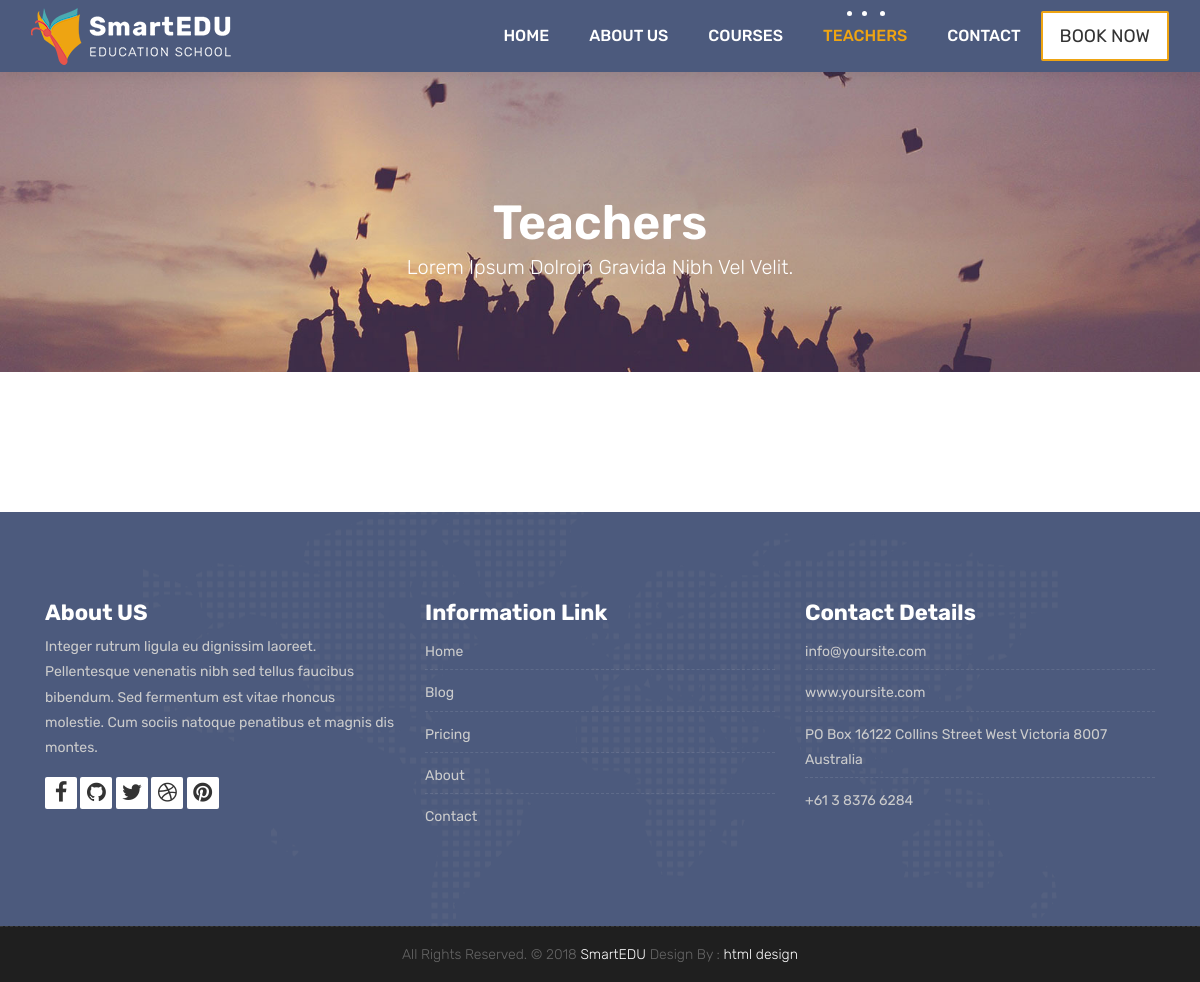
The app's page /teachers/, older data.
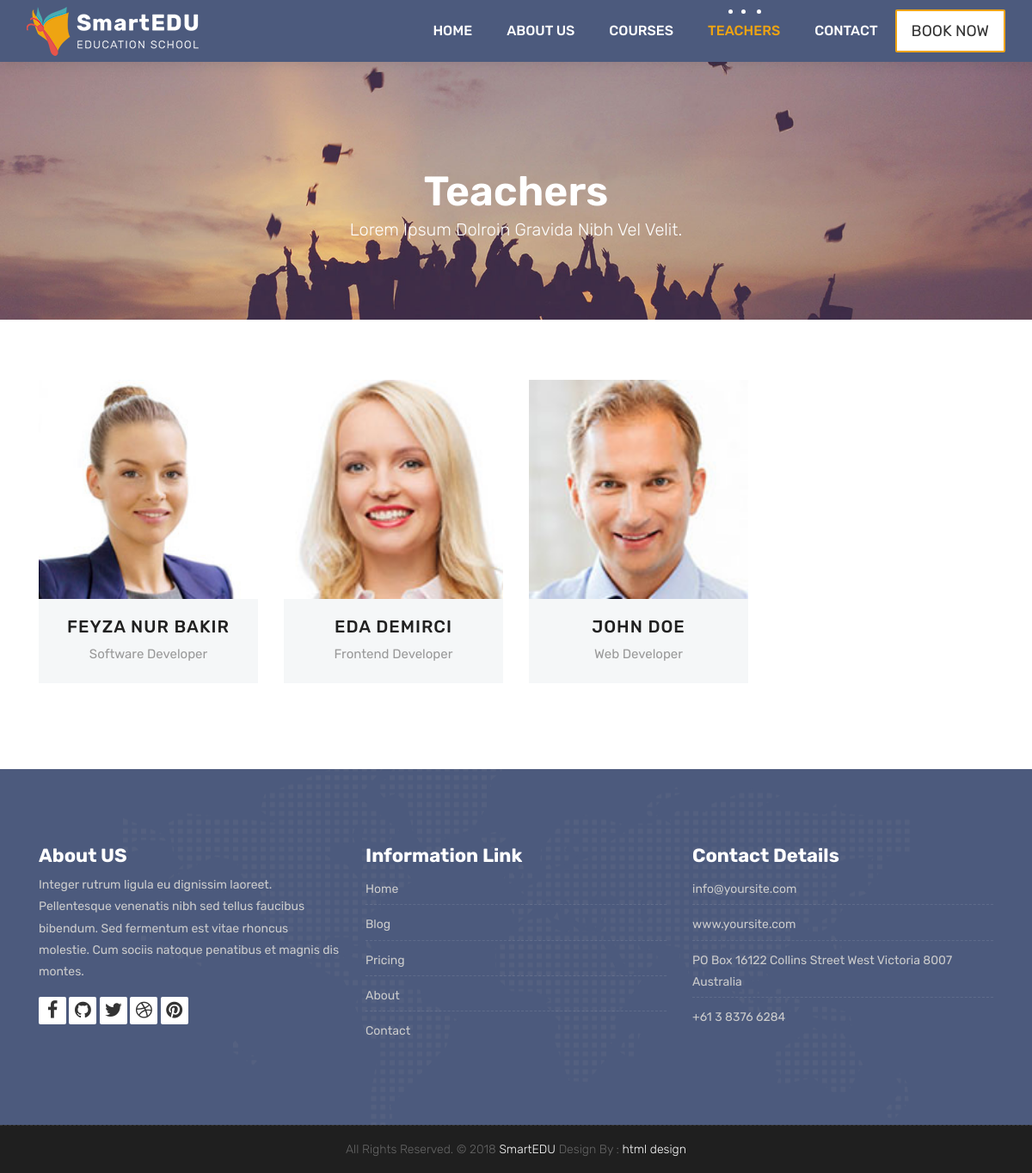
The same page, newer data.
### teachers/models.py (models this page shows, shortened)
class Teacher(models.Model):
    name = models.CharField(max_length=50)
    title = models.CharField(max_length=50)
    description = models.TextField(blank=True)
    image = models.ImageField(upload_to="courses/%Y/%m/%d/")
    facebook = models.URLField(max_length=100, blank=True)
    twitter = models.URLField(max_length=100, blank=True)
    linkedin = models.URLField(max_length=100, blank=True)
    youtube = models.URLField(max_length=100, blank=True)

### teachers/views.py (the view)
# urls.py: path('', TeacherListView.as_view(), name="teachers"),
class TeacherListView(ListView):
    model = Teacher
    template_name = 'teachers.html'
    context_object_name = 'teachers'

### templates/teachers.html (shortened to what this page needs)
{% extends 'partials/_base.html' %}
{% load static %}
{% block content %}
	<div class="all-title-box">
		<div class="container text-center">
			<h1>Teachers<span class="m_1">Lorem Ipsum dolroin gravida nibh vel velit.</span></h1>
		</div>
	</div>
	<div id="teachers" class="section wb">
        <div class="container">
            <div class="row">
				{% for teacher in teachers %}
				<div class="col-lg-3 col-md-6 col-12">
					<div class="our-team">
						<div class="team-img">
							<img src="{{teacher.image.url}}">
						</div>
						<div class="team-content">
							<h3 class="title"><a href="{% url 'teacher_detail' teacher.pk %}">{{teacher.name}}</a></h3>
							<span class="post">{{teacher.title}}</span>
						</div>
					</div>
				</div>
				{% endfor %}
            </div>
        </div>
    </div>
{% endblock %}

### templates/partials/_base.html (shortened to what this page needs)
{% load static %}
<!DOCTYPE html>
<html lang="en">
    <link rel="stylesheet" href="{% static 'css/bootstrap.min.css' %}">
    <link rel="stylesheet" href="{% static 'style.css' %}">
    <link rel="stylesheet" href="{% static 'css/versions.css' %}">
    <link rel="stylesheet" href="{% static 'css/responsive.css' %}">
    <link rel="stylesheet" href="{% static 'css/custom.css' %}">
</head>
<body class="host_version">
    {% include 'partials/_navbar.html' %}
    {% block content %}
    {% endblock %}
     {% include 'partials/_footer.html' %}
    <div class="copyrights">
        <div class="container">
            <div class="footer-distributed">
                <div class="footer-center">
                    <p class="footer-company-name">All Rights Reserved. &copy; 2018 <a href="#">SmartEDU</a> Design By : <a href="https://html.design/">html design</a></p>
                </div>
            </div>
        </div>
    </div>
</body>
</html>

### templates/partials/_navbar.html (shortened to what this page needs)
{% load static %}
<header class="top-navbar">
    <nav class="navbar navbar-expand-lg navbar-light bg-light">
        <div class="container-fluid">
            <a class="navbar-brand" href="{% url 'index' %}">
                <img src="{% static 'images/logo.png' %}" alt="" />
            </a>
            <div class="collapse navbar-collapse" id="navbars-host">
                <ul class="navbar-nav ml-auto">
                    <li class="nav-item {% if '/' == request.path %} active {% endif %}"><a class="nav-link" href="{% url 'index' %}">Home</a></li>
                    <li class="nav-item {% if 'about' in request.path %} active {% endif %}"><a class="nav-link" href="{% url 'about' %}">About Us</a></li>
                    <li class="nav-item {% if 'courses' in request.path %} active {% endif %}"><a class="nav-link" href="{% url 'courses' %}">Courses</a></li>
                    <li class="nav-item {% if 'teachers' in request.path %} active {% endif %}"><a class="nav-link" href="{% url 'teachers' %}">Teachers</a></li>
                    <li class="nav-item {% if 'contact' in request.path %} active {% endif %}"><a class="nav-link" href="{% url 'contact' %}">Contact</a></li>
                </ul>
                <ul class="nav navbar-nav navbar-right">
                    <li><a class="hover-btn-new log orange" href="#" data-toggle="modal" data-target="#login"><span>Book Now</span></a></li>
                </ul>
            </div>
        </div>
    </nav>
</header>

### templates/partials/_footer.html
{% load static %}
<footer class="footer">
    <div class="container">
        <div class="row">
            <div class="col-lg-4 col-md-4 col-xs-12">
                <div class="widget clearfix">
                    <div class="widget-title">
                        <h3>About US</h3>
                    </div>
                    <p> Integer rutrum ligula eu dignissim laoreet. Pellentesque venenatis nibh sed tellus faucibus bibendum. Sed fermentum est vitae rhoncus molestie. Cum sociis natoque penatibus et magnis dis montes.</p>
                    <div class="footer-right">
                        <ul class="footer-links-soi">
                            <li><a href="#"><i class="fa fa-facebook"></i></a></li>
                            <li><a href="#"><i class="fa fa-github"></i></a></li>
                            <li><a href="#"><i class="fa fa-twitter"></i></a></li>
                            <li><a href="#"><i class="fa fa-dribbble"></i></a></li>
                            <li><a href="#"><i class="fa fa-pinterest"></i></a></li>
                        </ul>
                    </div>
                </div>
            </div>
            <div class="col-lg-4 col-md-4 col-xs-12">
                <div class="widget clearfix">
                    <div class="widget-title">
                        <h3>Information Link</h3>
                    </div>
                    <ul class="footer-links">
                        <li><a href="#">Home</a></li>
                        <li><a href="#">Blog</a></li>
                        <li><a href="#">Pricing</a></li>
                        <li><a href="#">About</a></li>
                        <li><a href="#">Contact</a></li>
                    </ul>
                </div>
            </div>
            <div class="col-lg-4 col-md-4 col-xs-12">
                <div class="widget clearfix">
                    <div class="widget-title">
                        <h3>Contact Details</h3>
                    </div>
                    <ul class="footer-links">
                        <li><a href="mailto:#">info@yoursite.com</a></li>
                        <li><a href="#">www.yoursite.com</a></li>
                        <li>PO Box 16122 Collins Street West Victoria 8007 Australia</li>
                        <li>+61 3 8376 6284</li>
                    </ul>
                </div>
            </div>
        </div>
    </div>
</footer>

Row changes from the older to the newer data that the page shows:
added Teacher: image (picture), name "FEYZA NUR BAKIR", title "Software Developer"
added Teacher: image (picture), name "EDA DEMIRCI", title "Frontend Developer"
added Teacher: image (picture), name "JOHN DOE", title "Web Developer"
